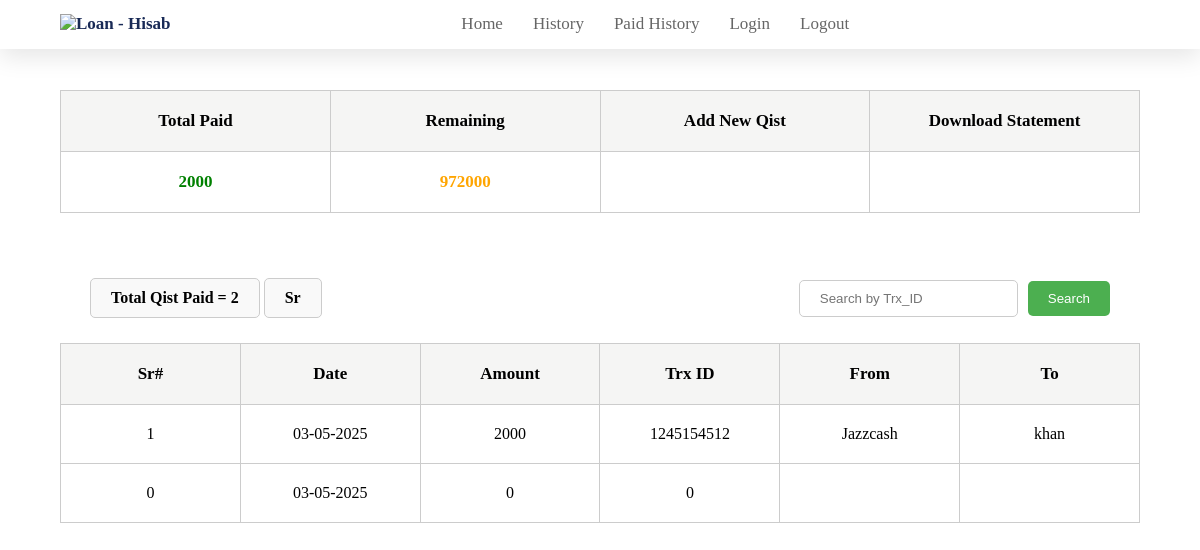
The page /paid/ on the database as committed earlier.
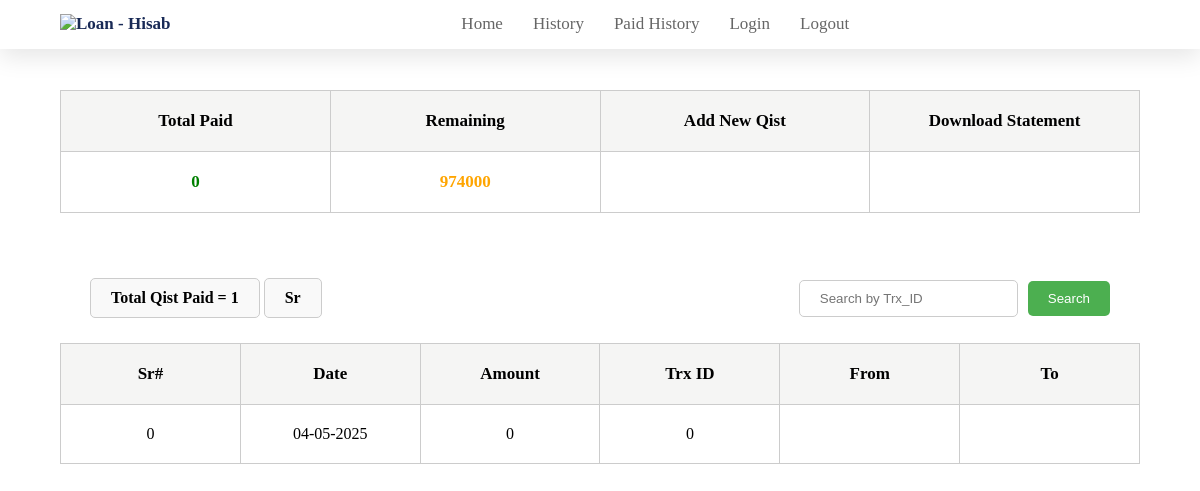
The same page on the database as committed later.
### website/models.py (models this page shows)
class Qist(models.Model):
    sr=models.IntegerField(default=0)
    date = models.DateField(default=datetime.date.today)
    amount=models.IntegerField( default=0)
    t_id=models.IntegerField(default=0)
    sender=models.CharField(max_length=100,default=0)
    receiver=models.CharField(max_length=100,default=0)

### loan/views.py (the view)
# urls.py: path('paid/',paid),
def paid(request):
    if request.method == "POST":
        sr = request.POST.get('sr')
        date = request.POST.get('date')
        amount = request.POST.get('amount')
        t_id = request.POST.get('t_id')
        sender = request.POST.get('sender')
        receiver = request.POST.get('receiver')
        e = Qist()
        e.sr=sr
        e.date=date
        e.amount=amount
        e.t_id=t_id
        e.sender=sender
        e.receiver=receiver
        e.save()
        return redirect('/paid/')
    else:
        print("Error submitting form data")
    search_query = request.GET.get('search', '').strip()
    if search_query:
        qists = Qist.objects.filter(t_id__icontains=search_query)
    else:
        qists = Qist.objects.all()
    sort_by = request.GET.get('sort', '')
    if sort_by.lstrip('-') in ['sr']:
        qists = qists.order_by(sort_by)
    qists_count=Qist.objects.count()
    total_paid_amount = Qist.objects.aggregate(Sum('amount'))['amount__sum'] or 0
    total_remaining = total_loan - total_paid_amount
    date = datetime.datetime.now()
    print(date)
    data = {
        'qists':qists,
        'total_loan':total_loan,
        'total_paid':total_paid_amount,
        'total_remaining':total_remaining,
        'qists_count':qists_count,
        'search_query': search_query,
        'today':date,
        'sort_by': sort_by,
    }
    return render(request, "paid.html",data)

### templates/paid.html (shortened to what this page needs)
<!DOCTYPE html>
<html>
  <head>
    <link
      rel="stylesheet"
      href="https://cdnjs.cloudflare.com/ajax/libs/font-awesome/6.1.1/css/all.min.css"
    />
  </head>
  <body>
    <header>
      <a href="/index" class="logo">
        <img
          id="logo-img"
          src="https://i.imgur.com/tDLvRWa.png"
          alt="Loan - Hisab"
          height="30px"
        />
      </a>
      <nav class="navbar">
        <a href="/index">Home</a>
        <a href="/history">History</a>
        <a href="/paid">Paid History</a>
        <a href="login.php">Login</a>
        <a href="logout.php">Logout</a>
      </nav>
    </header>
    <table class="info-table">
      <tr>
        <th>Total Paid</th>
        <th>Remaining</th>
        <th>Add New Qist</th>
        <th>Download Statement</th>
      </tr>
      <tr>
        <td class="amount" style="color: green; font-weight: bold">
          {{total_paid}}
        </td>
        <td class="amount" style="color: orange; font-weight: bold">
          {{total_remaining}}
        </td>
        <td title="click me" id="openModalBtn">
        </td>
        <td>
        </td>
      </tr>
    </table>
    <div class="container">
      <div class="qist-container">
        <div>
          <span> Total Qist Paid = {{qists_count}} </span>
          <span>
            {% if sort_by == "sr" %}
            <a href="?sort=-sr" style="text-decoration: none; color: black"
              >Sr ↑</a
            >
            {% elif sort_by == "-sr" %}
            <a href="?sort=" style="text-decoration: none; color: black"
              >Sr ↓</a
            >
            {% else %}
            <a href="?sort=sr" style="text-decoration: none; color: black"
              >Sr</a
            >
            {% endif %}
          </span>
        </div>
        <form
          class="search-form"
          style="display: flex; gap: 10px; flex-wrap: wrap; align-items: center"
          method="get"
        >
          <input
            class="search-input"
            type="search"
            name="search"
            placeholder="Search by Trx_ID"
            value="{{ search_query }}"
            style="border: 1px solid #ccc; border-radius: 5px"
          />
          <input
            class="search-input"
            type="submit"
            value="Search"
            style="
              background-color: #4caf50;
              color: white;
              border: none;
              border-radius: 5px;
              cursor: pointer;
            "
          />
        </form>
      </div>
      <table>
        <tr>
          <th>Sr#</th>
          <th>Date</th>
          <th>Amount</th>
          <th>Trx ID</th>
          <th>From</th>
          <th>To</th>
        </tr>
        {% for item in qists %}
        <tr>
          <td>{{ item.sr }}</td>
          <td>{{ item.date|date:"d-m-Y" }}</td>
          <td>{{ item.amount }}</td>
          <td>{{ item.t_id }}</td>
          <td>{{ item.sender }}</td>
          <td>{{ item.receiver }}</td>
        </tr>
        {% empty %}
        <tr>
          <td colspan="7">No records found</td>
        </tr>
        {% endfor %}
      </table>
    </div>
  </body>
</html>

### templates/paid.html (style rules this page uses)
:root { --header-background: #fff; --black: #192a56; --light-color: #666; --green: #27ae60; --dishes-color: #eee; --dropdown-content-background: #f1f1f1; --box-shadow: 0 0.5rem 1.5rem rgba(0, 0, 0, 0.1); }
* { margin: 0; padding: 0; }
header { position: fixed; top: 0; left: 0; right: 0; background: var(--header-background); display: flex; justify-content: space-between; align-items: center; padding: 1.2% 5%; box-shadow: var(--box-shadow); z-index: 1; }
header .logo { color: var(--black); font-size: 17px; font-weight: bolder; text-decoration: none; }
header .navbar a { border: px solid; font-size: 17px; border-radius: 5px; padding: 8px 13px; color: var(--light-color); text-decoration: none; }
table { width: 90%; margin: 0 auto; border-collapse: collapse; }
.info-table { margin-top: 90px; }
.info-table tr, th, td { padding: 20px; border: 1px solid #ccc; width: 16%; }
tr th { text-align: center; font-size: 17px; background-color: #f5f5f4; }
tr td { text-align: center; font-size: 16px; }
.container { display: flex; flex-direction: column; gap: 5px; width: 100%; margin-top: 45px; }
.qist-container { margin: 0 80px; padding: 20px 10px; display: flex; flex-direction: row; justify-content: space-between; }
.qist-container span { display: inline-block; border: 1px solid #ccc; padding: 10px 20px; border-radius: 5px; background-color: #f9f9f9; font-weight: bold; }
.amount { font-size: 17px; }
.search-input { padding: 10px 20px; }

Rows that differ between the two databases and show on the page:
removed Qist: sr "1", date "03-05-2025", amount "2000", t_id "1245154512", sender "Jazzcash", receiver "khan"
removed Qist: sr "0", date "03-05-2025", amount "0", t_id "0"
added Qist: sr "0", date "04-05-2025", amount "0", t_id "0"
Other text that changed with them:
{{ total_paid }}: "2000" → "0"
{{ total_remaining }}: "972000" → "974000"
{{ qists_count }}: "2" → "1"
